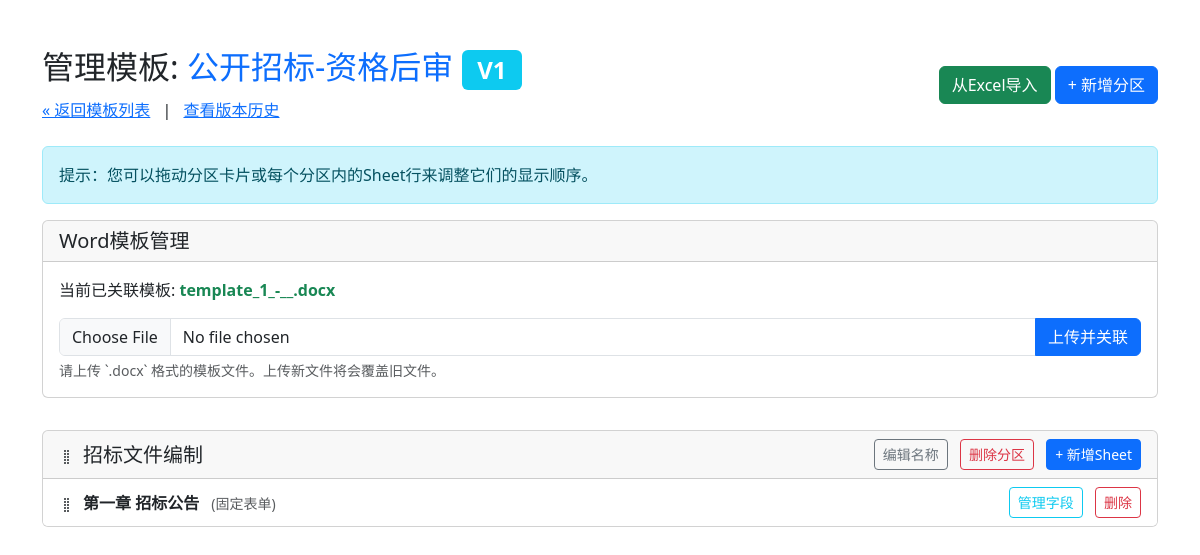
The page /admin/template/1 on the database its author committed.
### app/models/template_definition.py (models this page shows)
class Template(db.Model):
    __tablename__ = 'template'
    id = db.Column(db.Integer, primary_key=True)
    name = db.Column(db.String(100), nullable=False)
    version = db.Column(db.Integer, nullable=False, default=1)
    status = db.Column(db.String(20), nullable=False, default='draft')  # 'draft' 或 'published'
    is_latest = db.Column(db.Boolean, default=True)  # 标记是否是最新版本
    created_at = db.Column(db.DateTime, server_default=db.func.now())
    parent_id = db.Column(db.Integer, db.ForeignKey('template.id'))  # 用于版本克隆溯源
    display_order = db.Column(db.Integer, nullable=False, default=0)
    word_template_path = db.Column(db.String(512), nullable=True)  # 新增字段，存储Word模板路径
    sections = relationship("Section", back_populates="template", cascade="all, delete-orphan",
                            order_by="Section.display_order")
    parent = relationship("Template", remote_side=[id])

class Section(db.Model):
    id = db.Column(db.Integer, primary_key=True)
    template_id = db.Column(db.Integer, db.ForeignKey('template.id', ondelete='CASCADE'), nullable=False)
    name = db.Column(db.String(100), nullable=False)
    display_order = db.Column(db.Integer, nullable=False, default=0)
    template = relationship("Template", back_populates="sections")
    sheets = relationship("SheetDefinition", back_populates="section", cascade="all, delete-orphan",
                          order_by="SheetDefinition.display_order")

class SheetDefinition(db.Model):
    id = db.Column(db.Integer, primary_key=True)
    section_id = db.Column(db.Integer, db.ForeignKey('section.id', ondelete='CASCADE'), nullable=False)
    name = db.Column(db.String(100), nullable=False)
    sheet_type = db.Column(db.String(50), nullable=False)  # 'fixed_form' 或 'dynamic_table'
    display_order = db.Column(db.Integer, nullable=False, default=0)
    model_identifier = db.Column(db.String(100), nullable=True)  # 动态表格关联的模型标识
    section = relationship("Section", back_populates="sheets")
    fields = relationship("FieldDefinition", back_populates="sheet", cascade="all, delete-orphan",
                          order_by="FieldDefinition.display_order")
    conditional_rules = relationship("ConditionalRule", back_populates="sheet", cascade="all, delete-orphan")

### app/routes/admin.py (the view)
@admin_bp.route('/template/<int:template_id>')
def admin_template_detail(template_id):
    template = Template.query.get_or_404(template_id)
    sections = template.sections
    dynamic_models_list = list(DYNAMIC_TABLE_MODELS.keys())
    return render_template('admin/admin_template_detail.html', template=template, sections=sections,
                           dynamic_models=dynamic_models_list, readonly=not template.is_latest)

### app/templates/admin/admin_template_detail.html (shortened to what this page needs)
<!doctype html>
<html lang="zh-CN">
<head>
    <link href="https://cdn.jsdelivr.net/npm/bootstrap@5.3.3/dist/css/bootstrap.min.css" rel="stylesheet">
</head>
<body data-template-id="{{ template.id }}" data-readonly="{{ readonly | tojson }}" data-dynamic-models="{{ dynamic_models | tojson | safe }}">
    <div class="container mt-5">
        <div class="d-flex justify-content-between align-items-center mb-4">
            <div>
                <h1 class="h2">管理模板: <span class="text-primary">{{ template.name }}</span> <span class="badge bg-info">V{{template.version}}</span></h1>
                <a href="/admin/templates">« 返回模板列表</a>
                <span class="mx-2">|</span>
                <a href="/admin/templates/history/{{ template.name }}">查看版本历史</a>
            </div>
            <div>
                {% if not readonly %}
                <button class="btn btn-success" data-bs-toggle="modal" data-bs-target="#importExcelModal">从Excel导入</button>
                <button class="btn btn-primary" onclick="openNewSectionModal()">+ 新增分区</button>
                {% else %}
                <span class="badge bg-warning text-dark">只读模式</span>
                {% endif %}
            </div>
        </div>
        {% if readonly %}
        <div class="alert alert-warning">
            您正在查看一个历史版本，此页面为 <strong>只读模式</strong>，无法进行任何修改操作。
        </div>
        {% else %}
        <div class="alert alert-info">提示：您可以拖动分区卡片或每个分区内的Sheet行来调整它们的显示顺序。</div>
        {% endif %}
        <div class="card section-card">
            <div class="card-header">
                <h5 class="mb-0">Word模板管理</h5>
            </div>
            <div class="card-body">
                {% if template.word_template_path %}
                    <p>当前已关联模板: <strong class="text-success">{{ template.word_template_path.split('/')[-1] }}</strong></p>
                {% else %}
                    <p class="text-muted">当前未关联任何Word模板。</p>
                {% endif %}
                {% if not readonly %}
                <form id="upload-word-template-form">
                    <div class="input-group">
                        <input type="file" class="form-control" id="word_template_file" name="word_template" accept=".docx">
                        <button class="btn btn-primary" type="submit">上传并关联</button>
                    </div>
                    <div class="form-text">请上传 `.docx` 格式的模板文件。上传新文件将会覆盖旧文件。</div>
                </form>
                {% endif %}
            </div>
        </div>
        <div id="sections-container">
            {% for section in sections %}
            <div class="card section-card" data-id="{{ section.id }}">
                <div class="card-header d-flex justify-content-between align-items-center">
                    <div class="d-flex align-items-center">
                        <span class="section-handle me-2 {% if readonly %}d-none{% endif %}">
                        </span>
                        <h5 class="mb-0">{{ section.name }}</h5>
                    </div>
                    {% if not readonly %}
                    <div>
                        <button class="btn btn-outline-secondary btn-sm" onclick="openEditSectionModal({{ section.id }}, '{{ section.name }}')">编辑名称</button>
                        <button class="btn btn-outline-danger btn-sm ms-2" onclick="deleteSection({{ section.id }}, '{{ section.name }}')">删除分区</button>
                        <button class="btn btn-primary btn-sm ms-2" onclick="openNewSheetModal({{ section.id }})">+ 新增Sheet</button>
                    </div>
                    {% endif %}
                </div>
                <ul class="list-group list-group-flush sheets-list" data-section-id="{{ section.id }}">
                    {% if section.sheets %}
                        {% for sheet in section.sheets %}
                        <li class="list-group-item d-flex justify-content-between align-items-center" data-id="{{ sheet.id }}">
                            <div class="d-flex align-items-center">
                                <span class="sheet-handle me-2 {% if readonly %}d-none{% endif %}">
                                </span>
                                <div>
                                    <span class="fw-bold">{{ sheet.name }}</span>
                                    <small class="text-muted ms-2">({{ '固定表单' if sheet.sheet_type == 'fixed_form' else '动态表格' }})</small>
                                </div>
                            </div>
                            <div>
                                <a href="/admin/sheet/{{ sheet.id }}/fields" class="btn btn-outline-info btn-sm">管理字段</a>
                                {% if not readonly %}
                                <button class="btn btn-outline-danger btn-sm ms-2" onclick="deleteSheet({{ sheet.id }}, '{{ sheet.name }}')">删除</button>
                                {% endif %}
                            </div>
                        </li>
                        {% endfor %}
                    {% else %}
                        <li class="list-group-item text-muted">此分区下还没有任何Sheet。</li>
                    {% endif %}
                </ul>
            </div>
            {% endfor %}
        </div>
    </div>
</body>
</html>

### app/templates/admin/admin_template_detail.html (style rules this page uses)
.section-card { margin-bottom: 2rem; }
.section-handle, .sheet-handle { cursor: grab; }

### rows shown on the page
Template: name "公开招标-资格后审", version "1", word_template_path "template_1_-__.docx"
Section: name "招标文件编制"
SheetDefinition: name "第一章 招标公告", sheet_type "固定表单"
